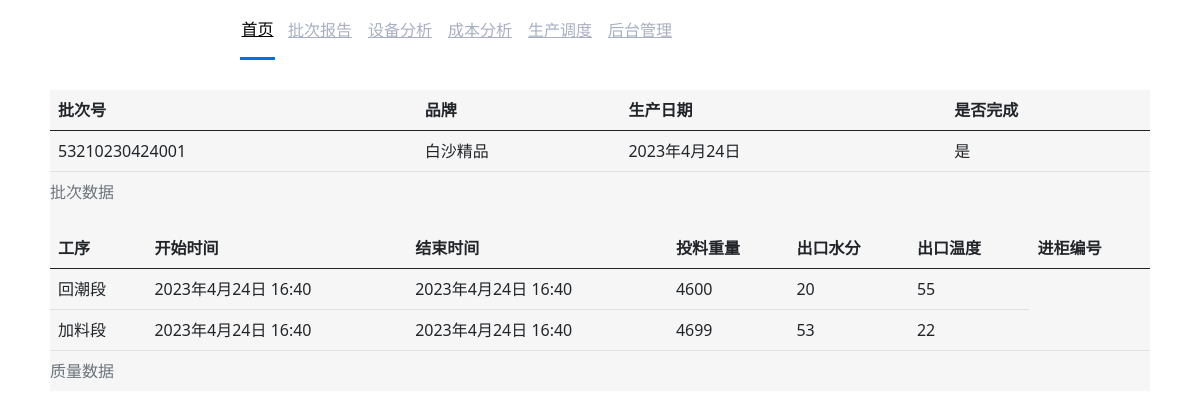
The app's page /catalog/pici_data/4 with its own data.
### catalog/models.py (models this page shows, shortened)
class  pici_data(models.Model):
    picihao = models.CharField(max_length=200)
    pinpai = models.CharField(max_length=50)
    shengchan_date = models.DateField()
    kaibao_up_time = models.DateTimeField()
    kaibao_down_time = models.DateTimeField()
    kaibao_weight = models.CharField(max_length=20)
    songsan_up_time = models.DateTimeField()
    songsan_down_time = models.DateTimeField()
    songsan_weight = models.CharField(max_length=20)
    songsan_shuifen_value = models.CharField(max_length=20)
    songsan_wendu_value = models.CharField(max_length=20)
    songsan_rate = models.CharField(max_length=20)
    jialiao_up_time = models.DateTimeField(default="")
    jialiao_down_time = models.DateTimeField(default="")
    jialiao_weight = models.CharField(max_length=20,default="")
    jialiao_jingdu = models.CharField(max_length=20,default="")
    jialiao_wendu_value = models.CharField(max_length=20,default="")
    jialiao_shuifen_value = models.CharField(max_length=20,default="")
    chugui_bianhao = models.CharField(max_length=20,default="")
    jingui_kaishi_time = models.DateTimeField(default="")
    jingui_jieshu_time = models.DateTimeField(default="")
    chugui_kaishi_time = models.DateTimeField(default="")
    chugui_jieshu_time = models.DateTimeField(default="")

### catalog/views.py (the view)
# urls.py: path('pici_data/<int:pk>', views.pici_detail_view, name='pici-detail'),
def pici_detail_view(request,pk):
    pici_id=pici_data.objects.get(pk=pk)
    return render(
        request,
        'catalog/pici_detail.html',
        context={'pici_data':pici_id,}
    )

### catalog/templates/catalog/pici_detail.html (shortened to what this page needs)
{% extends "home.html" %}
{% block content %}
<head>
  {% load static %}
  <link rel="stylesheet" href="{% static 'css/bootstrap.min.css'%}">
</head>
<div class="table_div">
  <table class="table table-hover">
    <caption>批次数据</caption>
    <thead>
      <tr>
        <th>批次号</th>
        <th>品牌</th>
        <th>生产日期</th>
        <th>是否完成</th>
      </tr>
    </thead>
    <tbody>
      <tr>
        <td>{{ pici_data.picihao }}</td>
        <td>{{ pici_data.pinpai }}</td>
        <td>{{ pici_data.shengchan_date }}</td>
        <td>是</td>
      </tr>
    </tbody>
  </table>
  <table class="table table-hover">
    <caption>质量数据</caption>
    <thead>
      <tr>
        <th>工序</th>
        <th>开始时间</th>
        <th>结束时间</th>
        <th>投料重量</th>
        <th>出口水分</th>
        <th>出口温度</th>
        <th>进柜编号</th>
      </tr>
    </thead>
    <tbody>
      <tr>
        <td>回潮段</td>
        <td>{{ pici_data.songsan_up_time }}</td>
        <td>{{ pici_data.songsan_down_time }}</td>
        <td>{{ pici_data.songsan_weight }}</td>
        <td>{{ pici_data.songsan_shuifen_value }}</td>
        <td>{{ pici_data.songsan_wendu_value }}</td>
      </tr>
      <tr>
        <td>加料段</td>
        <td>{{ pici_data.jialiao_up_time }}</td>
        <td>{{ pici_data.jialiao_down_time }}</td>
        <td>{{ pici_data.jialiao_weight }}</td>
        <td>{{ pici_data.jialiao_shuifen_value }}</td>
        <td>{{ pici_data.jialiao_wendu_value }}</td>
        <td>{{ 2号柜 }}</td>
      </tr>
    </tbody>
  </table>
{% endblock %}

### catalog/static/css/DaoHangLan.css (style rules this page uses)
body { background-color: #F6F6F6; margin: 0; }

### catalog/templates/catalog/pici_detail.html (style rules this page uses)
.table_div { margin-top:30px; margin-bottom:10px; margin-right:50px; margin-left:50px; background-color: #F6F6F6; }

### records on screen
pici_data: picihao "53210230424001", pinpai "白沙精品", shengchan_date "2023年4月24日", songsan_up_time "2023年4月24日 16:40", songsan_down_time "2023年4月24日 16:40", songsan_weight "4600", songsan_shuifen_value "20", songsan_wendu_value "55", jialiao_up_time "2023年4月24日 16:40", jialiao_down_time "2023年4月24日 16:40", jialiao_weight "4699", jialiao_shuifen_value "53", jialiao_wendu_value "22"
